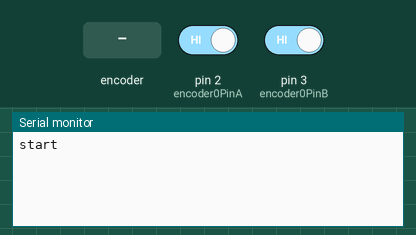
The sketch below on a simulated Arduino Uno, built with avr-gcc and run on an emulated ATmega328P. Parts: the last lines printed to the serial monitor. Inputs (shaded band) come from the test bench; at power-on: pin 2 (encoder0PinA) HIGH, pin 3 (encoder0PinB) HIGH.

Above: at 1.2 s.
1.3 s: rotary encoder on pin 2 (encoder0PinA) / pin 3 (encoder0PinB) turned 1 step (first pin leading)
At 1.7 s:
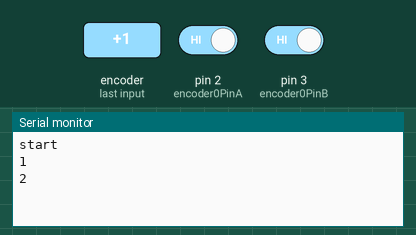
3.0 s: rotary encoder on pin 2 (encoder0PinA) / pin 3 (encoder0PinB) turned 1 step (first pin leading)
At 4.2 s:
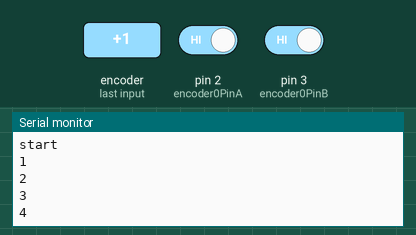
Timing chart, 0 to 6.0 s (numbered marks = the images above; inputs shaded):
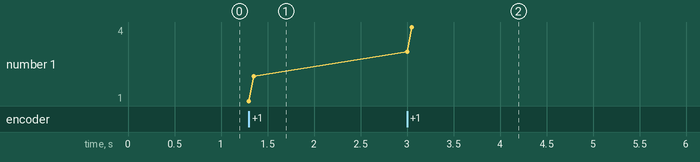

The sketch:

Encoder_11_1_13_long_variable.ino
```cpp
//One side note: I used the Arduino's pullup resistors to "steer" the inputs high when they were not engaged by the encoder. Hence the encoder common pin is connected to ground.
//The sketch above fails to mention that some pulldown resistors (10k is fine) are going to be needed on the inputs since the encoder common is attached to +5V.

/* read a rotary encoder with interrupts
   Encoder hooked up with common to GROUND,
   encoder0PinA to pin 2, encoder0PinB to pin 4 (or pin 3 see below)
   it doesn't matter which encoder pin you use for A or B

   uses Arduino pullups on A & B channel outputs
   turning on the pullups saves having to hook up resistors
   to the A & B channel outputs

*/

#define encoder0PinA  2
#define encoder0PinB  3

//#define encoder0PinA  5                                                                                ***** Use when hooking up another encoder
//#define encoder0PinB  6


volatile unsigned int encoder0Pos = 0;

void setup() {
  static long encoder0Pos =0;

  pinMode(encoder0PinA, INPUT_PULLUP);
 // digitalWrite(encoder0PinA, HIGH);       // turn on pullup resistor
  pinMode(encoder0PinB, INPUT_PULLUP);
  //digitalWrite(encoder0PinB, HIGH);       // turn on pullup resistor

  attachInterrupt(0, doEncoder1, CHANGE);  // encoder pin on interrupt 0 - pin 2
 // attachInterrupt(1, doEncoder2, CHANGE);                                                                ***** I cannot use 2 encoders at the same time with the UNO. Only 2 interrupt pins.
  Serial.begin (9600);
  Serial.println("start");                // a personal quirk

}

void loop(){
// do some stuff here - the joy of interrupts is that they take care of themselves
}

void doEncoder1() {
  /* If pinA and pinB are both high or both low, it is spinning
   * forward. If they're different, it's going backward.
   *
   * For more information on speeding up this process, see
   * [Reference/PortManipulation], specifically the PIND register.
   */
  if ((digitalRead(encoder0PinA) == digitalRead(encoder0PinB))) {
    encoder0Pos--;
  } else {
    encoder0Pos++;
  }


//    if (digitalRead(encoder0PinA) != digitalRead(encoder0PinB)) {
//    encoder0Pos++;
//  } else {
//    encoder0Pos--;
//  }


  Serial.println (encoder0Pos, DEC);

}


/* See this expanded function to get a better understanding of the
 * meanings of the four possible (pinA, pinB) value pairs:
 */
void doEncoder_Expanded(){
  if (digitalRead(encoder0PinA) == HIGH) {   // found a low-to-high on channel A
    if (digitalRead(encoder0PinB) == LOW) {  // check channel B to see which way
                                             // encoder is turning
      encoder0Pos = encoder0Pos - 1;         // CCW
    }
    else {
      encoder0Pos = encoder0Pos + 1;         // CW
    }
  }
  else                                        // found a high-to-low on channel A
  {
    if (digitalRead(encoder0PinB) == LOW) {   // check channel B to see which way
                                              // encoder is turning
      encoder0Pos = encoder0Pos + 1;          // CW
    }
    else {
      encoder0Pos = encoder0Pos - 1;          // CCW
    }

  }
  Serial.println (encoder0Pos, DEC);          // debug - remember to comment out
                                              // before final program run                                ******* What is this for? Why would the serial write to output slow down the program?
  // you don't want serial slowing down your program if not needed
}

/*  to read the other two transitions - just use another attachInterrupt()
in the setup and duplicate the doEncoder function into say,
doEncoderA and doEncoderB.
You also need to move the other encoder wire over to pin 3 (interrupt 1).
*/
```

Measured:
- after the input at 1.3 s, the serial monitor: prints a new line at once (image 1)
- after the input at 3.0 s, the serial monitor: prints a new line at once (image 2)
- plotted number 1: 2 → 4 after the input at 3.0 s
